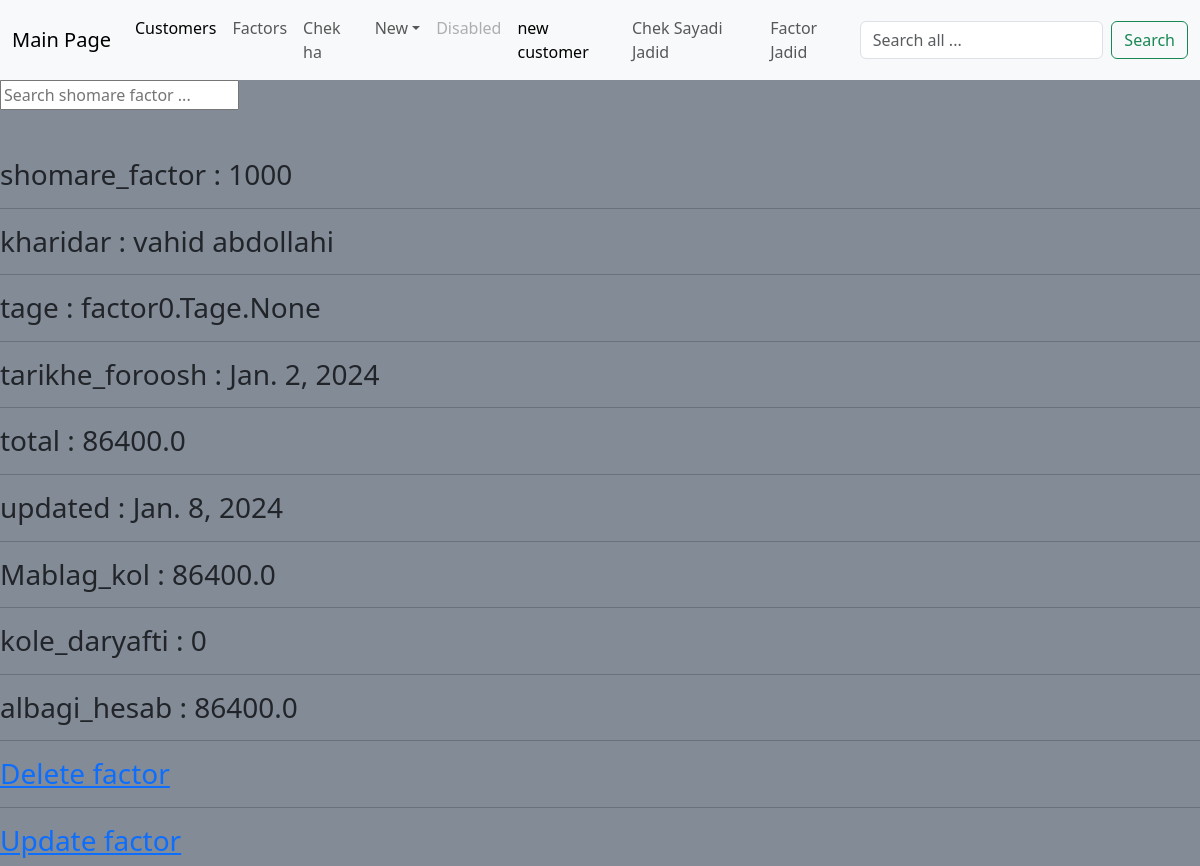
Page /factor/profile/1 on the committed database.
### factor0/models.py (models this page shows, shortened)
class Foroosh(models.Model):
    shomare_factor = models.IntegerField(blank=True, null=True)
    kharidar = models.ForeignKey(Moshtary, on_delete=models.SET_NULL, null=True)
    tage = models.ManyToManyField(Tage, blank=True)
    geymat = models.DecimalField(max_digits=6, decimal_places=3, null=True, default=240)
    Hesab_daryafti = models.ForeignKey('Hesab_daryafti', on_delete=models.SET_NULL, blank= True, null=True)
    tarikhe_foroosh = models.DateField(auto_now_add=True)
    updated = models.DateField(auto_now=True)
    @property
    def metraj_kol(self):
        total_metraj = sum(t.metraj or 0 for t in self.tage.all())
        return total_metraj
    @property
    def Mablag_kol(self):
        if self.tage.exists() and self.tage.first().jens_parche in ['nil', 'bangal']:
            total_price = float(self.vazn_kol) * float(self.geymat or 0)
        else:
            total_price = float(self.metraj_kol) * float(self.geymat or 0)
        return total_price
    @property
    def albagi_hesab(self):
        total_daryafti = (self.Hesab_daryafti.kole_daryafti or 0)
        albagi = self.Mablag_kol - total_daryafti
        return albagi
    class Meta:
        ordering = ['-shomare_factor', ]
        verbose_name_plural = "Factors"

class Tage(models.Model):
    jens_parche = models.CharField(max_length=16, default='nil-bangal')
    rangrazi = models.CharField(max_length=30, default='sooper_derakhshan')
    vazn = models.DecimalField(max_digits=6, decimal_places=3, blank=True, null=True)
    metraj = models.DecimalField(max_digits=6, decimal_places=3, null=True, default=120)
    class Meta:
        ordering = ['-jens_parche', '-vazn', '-metraj', ]
        verbose_name_plural = "Tage_ha"

class Hesab_daryafti(models.Model):
    chek = models.ManyToManyField(Chek, null=True, blank=True)
    nagdi = models.IntegerField(blank=True, null=True)
    tarikhe_daryaft = models.DateField(auto_now_add=True)
    updated = models.DateField(auto_now=True)
    @property
    def kole_daryafti(self):
        total_price = sum(int(t.mablag) or 0 for t in self.chek.all())
        total_nagdi = self.nagdi
        total = total_price + total_nagdi
        return total_price

### customer0/models.py (models this page shows, shortened)
class Moshtary(models.Model):
    name = models.CharField(max_length=50)
    kode_meli = models.CharField(max_length=16, blank =True, null = True)
    shomare = models.CharField(max_length=16)
    address = models.TextField()
    sagfe_etebar = models.CharField(max_length=16)
    class Meta:
        ordering = ['name', ]
        verbose_name_plural = "Moshtari_ha"
    def __str__(self) -> str:
        return self.name[0:50]

### factor0/views.py (the view)
# urls.py: path('profile/<int:id>', views.factor_profile, name='profile'),
def factor_profile(request, id):
    factor = get_object_or_404(Foroosh, id=id)
    content = {'factor': factor}
    return render(request, 'factor0/profile.html', content)

### factor0/templates/factor0/profile.html
{% extends 'main.html' %}
{% block content %}
<br><br>
<h3>
shomare_factor : {{factor.shomare_factor}} <hr>
kharidar : {{factor.kharidar}}<hr>
tage : {{factor.tage}}<hr>
tarikhe_foroosh : {{factor.tarikhe_foroosh}}<hr>
total : {{factor.Mablag_kol}}<hr>
updated : {{factor.updated}}<hr>
Mablag_kol : {{factor.Mablag_kol}}<hr>
kole_daryafti : {{factor.Hesab_daryafti.kole_daryafti}}<hr>
albagi_hesab : {{factor.albagi_hesab}}<hr>
</h3>
<h3>
<a href = "{% url 'factor:delete'  factor.id %}"> Delete factor </a> <br><hr>
<a href="{% url 'factor:update' factor.id %}"> Update factor</a> <br>
</h3>
{% endblock content %}

### rows in the picture
Foroosh: shomare_factor "1000", kharidar "vahid abdollahi", tage "factor0.Tage.None", tarikhe_foroosh "Jan. 2, 2024", Mablag_kol "86400.0", updated "Jan. 8, 2024", Hesab_daryafti.kole_daryafti "0", albagi_hesab "86400.0"
